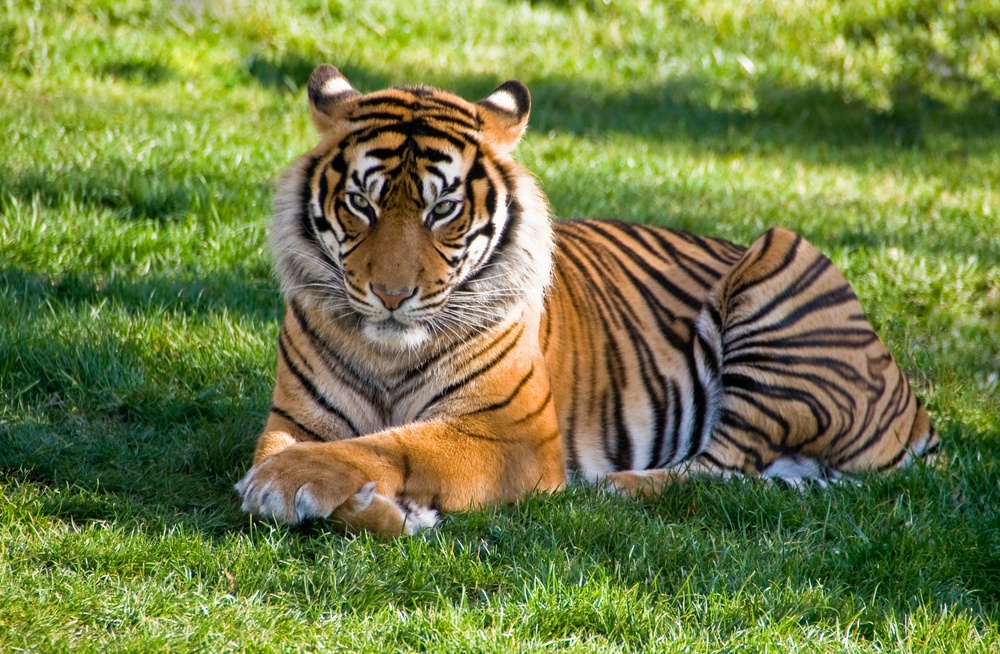
//> input picture src/FindAxe/assets/test.jpeg, 1000 x 654 px, shrunk from 2292 x 1500 before the run
$ ./main   (built with g++ and OpenCV 4)
//> lines starting //> are read from the running program, lines starting //| are printed output that depends on the picture
#include <Eigen/Dense>
#include <iostream>
#include <opencv2/core/mat.hpp>
#include <opencv2/opencv.hpp>
#define ASSETS_PATH "../src/FindAxe/assets/"

int main() {
  std::cout << "Find Axe : " << std::endl;

  cv::Mat image;
  // Load the image
  image = cv::imread(ASSETS_PATH "test.jpeg");
//> image is the input picture: 654 rows x 1000 cols, CV_8UC3; mean B, G, R 68.1, 126.5, 114.6

  if (image.empty()) {
    std::cerr << "Could not open or find the image!" << std::endl;
    return -1;
  }

  cv::imshow("Original Image", image);
  cv::waitKey(0);

  //   Generate a random affine matrix transformation

  double sx = 1;
  double sy = 1;
  double teta = M_PI / 4.2;
  double tx = 200;
  double ty = 200;

  Eigen::MatrixXd affineMatrix = Eigen::MatrixXd::Identity(3, 3);
  //   C1
  affineMatrix(0, 0) = sx * cos(teta);
  affineMatrix(1, 0) = sy * sin(teta);
  affineMatrix(2, 0) = 0;
  //   C2
  affineMatrix(0, 1) = -sx * sin(teta);
  affineMatrix(1, 1) = sy * cos(teta);
  affineMatrix(2, 1) = 0;
  //   C3
  affineMatrix(0, 2) = tx;
  affineMatrix(1, 2) = ty;
  affineMatrix(2, 2) = 1;

  //   Print the affine matrix
  std::cout
      << "_________________________________________________________________"
      << std::endl;
  std::cout << "Affine Matrix: " << std::endl;
  std::cout << affineMatrix << std::endl;

  // Convert the transformation matrix to OpenCV format
  cv::Mat T_opencv =
      (cv::Mat_<double>(2, 3) << affineMatrix(0, 0), affineMatrix(0, 1),
       affineMatrix(0, 2), affineMatrix(1, 0), affineMatrix(1, 1),
       affineMatrix(1, 2));

  // Apply the affine transformation to the image
  cv::Mat imageModif;

  cv::warpAffine(image, imageModif, T_opencv, image.size());
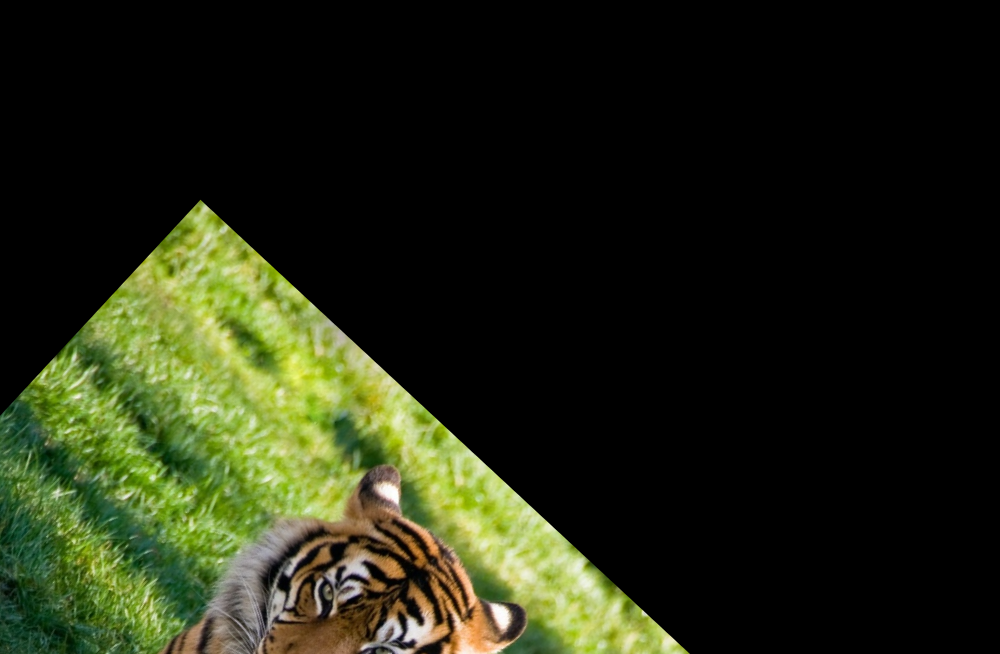
//> imageModif: 654 rows x 1000 cols, CV_8UC3; mean B, G, R 19, 39.1, 34.3

  cv::imshow("Transformed Image", image * 0.5 + imageModif * 0.5);
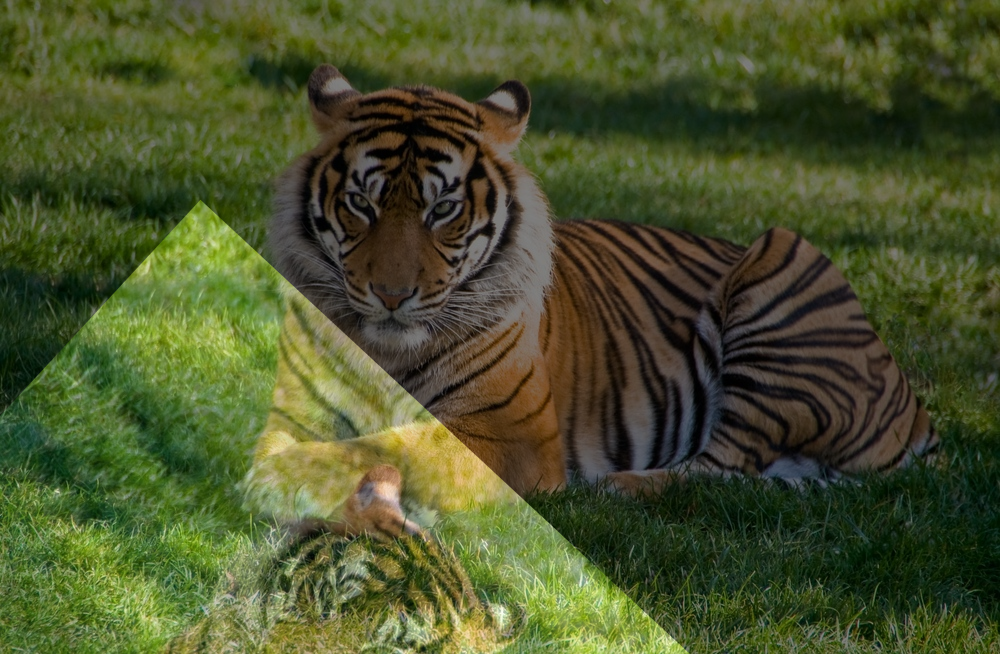
//> window 'Transformed Image': 654 rows x 1000 cols, CV_8UC3; mean B, G, R 43.5, 82.8, 74.5
  cv::waitKey(0);

  // _____________________________________________________
  // Maths section

  // Avoir les valeurs propres de la matrice affine
  Eigen::EigenSolver<Eigen::MatrixXd> es(affineMatrix.block<3, 3>(0, 0));
  Eigen::VectorXd eigenvalues = es.eigenvalues().real();

  std::cout
      << "_________________________________________________________________"
      << std::endl;
  std::cout << "Valeurs propres  de la matrix global: " << std::endl;
  std::cout << eigenvalues << std::endl;
//| 0.733052
//| 0.733052
//|        1

  // Avoir les vecteurs propres de la matrice affine
  Eigen::MatrixXd eigenvectors = es.eigenvectors().real();
  std::cout
      << "_________________________________________________________________"
      << std::endl;
  std::cout << "Vecteurs propres de la matrix global : " << std::endl;
  std::cout << eigenvectors << std::endl;
//|  -0.707107  -0.707107  -0.399891
//|          0          0   0.916559
//|          0          0 0.00258334

  //   Get the QR decomposition of the affine matrix
  Eigen::HouseholderQR<Eigen::MatrixXd> qr(affineMatrix);
  Eigen::MatrixXd Q = qr.householderQ();
  Eigen::MatrixXd R = qr.matrixQR().triangularView<Eigen::Upper>();

  //   Print the Q and R matrices

  std::cout
      << "_________________________________________________________________"
      << std::endl;
  std::cout << "Q Matrix: " << std::endl;
  std::cout << Q << std::endl;
//| -0.733052 -0.680173         0
//| -0.680173  0.733052         0
//|         0         0         1

  // valeurs propres de la matrice Q
  Eigen::EigenSolver<Eigen::MatrixXd> esQ(Q);
  Eigen::VectorXd eigenvaluesQ = esQ.eigenvalues().real();
  std::cout
      << "_________________________________________________________________"
      << std::endl;
  std::cout << "Valeurs propres de la matrix Q : " << std::endl;
  std::cout << eigenvaluesQ << std::endl;
//| -1
//|  1
//|  1

  // vecteurs propres de la matrice Q
  Eigen::MatrixXd eigenvectorsQ = esQ.eigenvectors().real();

  std::cout
      << "_________________________________________________________________"
      << std::endl;
  std::cout << "Vecteurs propres de la matrix Q : " << std::endl;
  std::cout << eigenvectorsQ << std::endl;
//| -0.930874  0.365341         0
//| -0.365341 -0.930874         0
//|         0         0         1

  std::cout
      << "_________________________________________________________________"
      << std::endl;
  std::cout << "R Matrix: " << std::endl;
  std::cout << R << std::endl;
//|       -1        0 -282.645
//|        0        1  10.5758
//|        0        0        1

  // valeurs propres de la matrice Q
  Eigen::EigenSolver<Eigen::MatrixXd> esR(R);
  Eigen::VectorXd eigenvaluesR = esR.eigenvalues().real();
  std::cout
      << "_________________________________________________________________"
      << std::endl;
  std::cout << "Valeurs propres de la matrix R : " << std::endl;
  std::cout << eigenvaluesR << std::endl;
//| -1
//|  1
//|  1

  // vecteurs propres de la matrice Q
  Eigen::MatrixXd eigenvectorsR = esR.eigenvectors().real();

  std::cout
      << "_________________________________________________________________"
      << std::endl;
  std::cout << "Vecteurs propres de la matrix R : " << std::endl;
  std::cout << eigenvectorsR << std::endl;
//|            1            0 -8.78927e-13
//|            0            1           -1
//|            0            0   6.2193e-15

  // [21 lines of commented-out code are left out]

  return 0;
}
